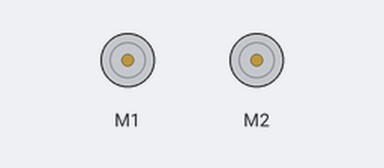
This sketch was run on a simulated Arduino Uno, built with avr-gcc and run on an emulated ATmega328P. Parts: 2 × DC motor (green arrow = forward, orange = backward, longer = faster). No radio packets arrive unless stated; what the sketch prints to the serial monitor is not drawn.

Above: at 1.0 s.
Timing chart, 0 to 10.3 s (numbered marks = the images above):
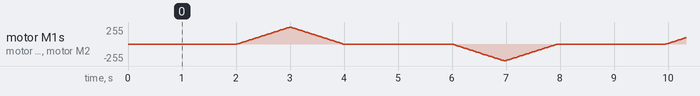

The sketch:

Zumo_master.ino
```cpp
/*------------------------------------------

  Master of Zumo Cooperation Swarm.
  --------------------------------
  \description:
    One of three Zumo Cooperation Swarm
    projects. This one doesn't need any
    settings and should be pushed to one
    of the robots. This one gives and
    executes orders without checking
    how it goes on the slave side.
    This is one of the easiest way but
    it doesn't work at every time we have
    trying.
*///------------------------------------------
#include <nRF24L01.h>
#include <RF24.h>
#include <SPI.h>
#include <Wire.h>
#include <ZumoShield.h>

// Some variables, objects etc.
ZumoMotors motors;
RF24 radio (7, 8);
const byte rxAddr[6] = "00001";

//Setup for Serial and radio
//-----------------------------------------
//brief\ it sets serial and radio
//       and checks if it is setted well
//-----------------------------------------
void setup()
{
  //Setting serial
  while(!Serial);
    Serial.begin(115200);

  //Setting radio
  radio.begin();                       // Attempt to re-configure the radio with defaults
  radio.openWritingPipe(rxAddr);       // Re-configure pipe addresses

  radio.stopListening();

  //Checking radio
  Serial.println("System: ");
  Serial.println("printDetails(): ");
  radio.printDetails();
  Serial.print("isChipConnected(): ");
  Serial.println(radio.isChipConnected());
  Serial.print("radio.isValid(): ");
  Serial.println(radio.isValid());
}

//gozumo
//-----------------------------------------
//brief\ Zumo should move forward with
//       400 speed value with proper
//       acceleration
void gozumo()
{
  for (int speed = 0; speed <= 400; speed++)
  {
    motors.setSpeeds(speed,speed);
    delay(2);
  }

  for (int speed = 400; speed >= 0; speed--)
  {
    motors.setSpeeds(speed,speed);
    delay(2);
  }
}

//backzumo
//-----------------------------------------
//brief\ Zumo should move back with
//       400 speed value with proper
//       acceleration
void backzumo()
{
   for (int speed = 0; speed >= -400; speed--)
  {
    motors.setSpeeds(speed,speed);
    delay(2);
  }

  for (int speed = -400; speed <= 0; speed++)
  {
    motors.setSpeeds(speed,speed);
    delay(2);
  }
}

//loop
//-----------------------------------------
//brief\ Main loop in program. Controls
//       radio by sending orders, calls
//       executing functions
void loop()
{
  //Order
  const char go[] = "Go";
  //Serial printing for user
  Serial.print("Master: ");
  Serial.println(go);
  Serial.print("System: Success?: ");
  //Sending order
  radio.write(&go, sizeof(go));
  //Waiting for sending all from radio's fifo
  Serial.print(radio.txStandBy(1000));

  delay(2000);
  //Executing
  gozumo();

  //Order
  const char back[] = "Back";
  //Serial printing for user
  Serial.print("Master: ");
  Serial.println(back);
  Serial.print("System: Success?: ");
  //Sending order
  radio.write(&back, sizeof(back));

  //Waiting for sending all from radio's fifo
  Serial.print(radio.txStandBy(1000));
  delay(2000);
  //Executing
  backzumo();
}
```
